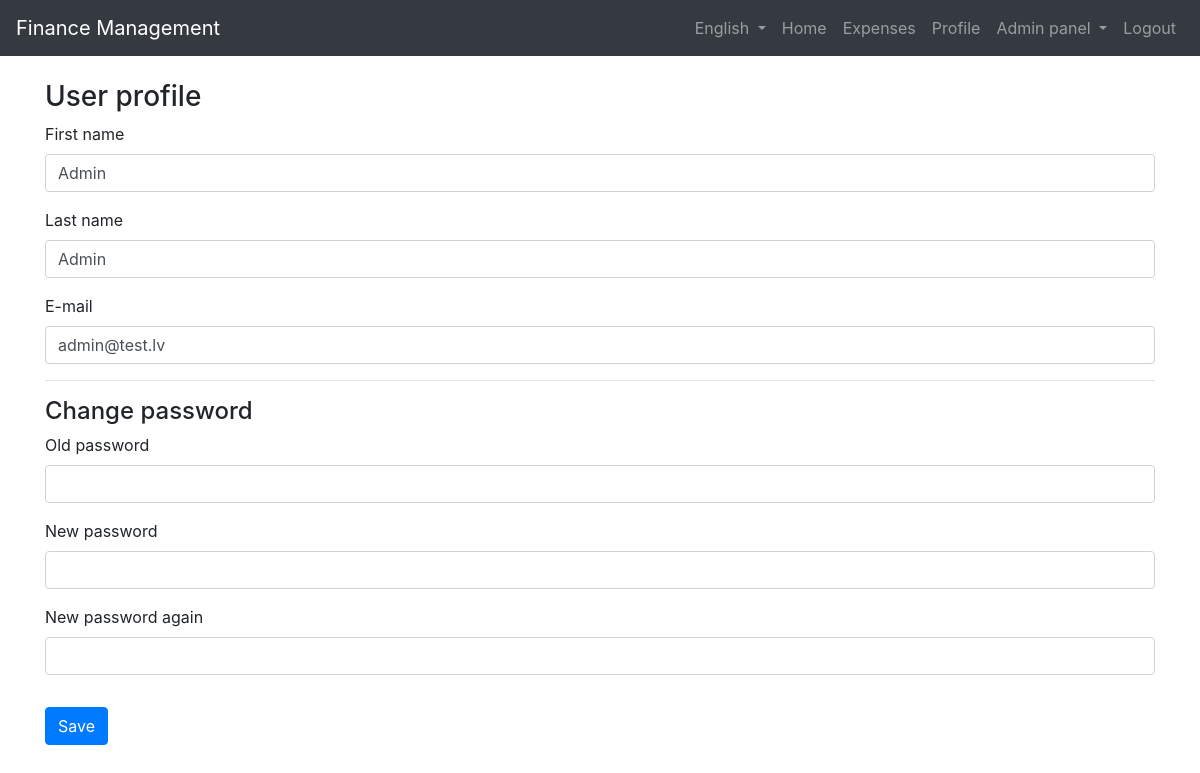
The app's page /profile (signed in) with its own data.
### website/models.py (models this page shows)
class User(db.Model, UserMixin):
    id = db.Column(db.Integer, primary_key=True)
    email = db.Column(db.String(150), unique=True, nullable=False)
    first_name = db.Column(db.String(150), nullable=False)
    last_name = db.Column(db.String(150), nullable=False)
    password = db.Column(db.String(150), nullable=False)
    reset_token = db.Column(db.String(100), nullable=True)
    reset_token_expiry = db.Column(db.DateTime, nullable=True)
    is_admin = db.Column(db.Boolean, default=False)
    is_active = db.Column(db.Boolean, default=True)
    language = db.Column(db.String(50), default="en")
    created_at = db.Column(db.DateTime(timezone=True), default=func.now())
    updated_at = db.Column(db.DateTime, default=func.now(),onupdate=func.now())
    monthly_income = db.Column(db.Numeric(10, 2), default=0)
    group_budget_id = db.Column(db.Integer,db.ForeignKey('group_budget.id'),nullable=True)
    expenses = db.relationship("Expenses", backref="user")
    group_budget = db.relationship("GroupBudget",back_populates="users",foreign_keys=[group_budget_id])

### website/views.py (the view, shortened to what this page needs)
@views.route("/profile", methods=["GET", "POST"])
@login_required
def profile():
    return render_template("profile.html", user=current_user)

### website/__init__.py (called while the page is built)
def get_locale():
    if "lang" in session:
        return session["lang"]
    if current_user.is_authenticated:
        return current_user.language
    return request.accept_languages.best_match(["en", "lv"])

### website/templates/profile.html (shortened to what this page needs)
{% extends "base.html" %}
{% block content %}
<h3>{{ _("User profile") }}</h3>
<form method="post">
    <div class="form-group">
        <label>{{ _("First name") }}</label>
        <input type="text" name="first_name" class="form-control"
            value="{{ user.first_name }}" required>
    </div>
    <div class="form-group">
        <label>{{ _("Last name") }}</label>
        <input type="text" name="last_name" class="form-control"
            value="{{ user.last_name }}" required>
    </div>
    <div class="form-group">
        <label>{{ _("E-mail") }}</label>
        <input type="email" name="email" class="form-control"
            value="{{ user.email }}" required>
    </div>
  {% if not is_admin_view %}
    <hr>
    <h4>{{ _("Change password") }}</h4>
    <div class="form-group mb-3">
      <label>{{ _("Old password") }}</label>
      <input type="password" name="old_password" class="form-control">
    </div>
    <div class="form-group mb-3">
      <label>{{ _("New password") }}</label>
      <input type="password" name="new_password" class="form-control">
    </div>
    <div class="form-group mb-3">
      <label>{{ _("New password again") }}</label>
      <input type="password" name="confirm_password" class="form-control">
    </div>
  {% endif %}
  <button class="btn btn-primary mt-3">
    {{ _("Save") }}
  </button>
</form>
{% endblock %}

### records on screen
User: first_name "Admin", last_name "Admin", email "admin@test.lv"
